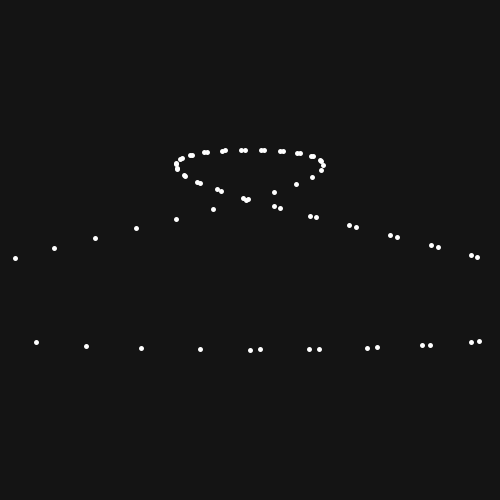
Frame 1 (no input)
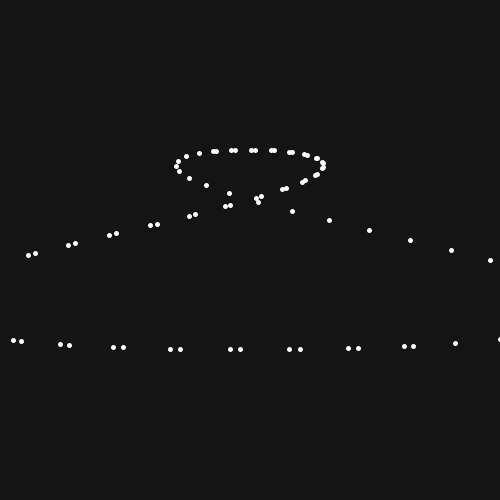
Frame 60 (the mouse pressed at the canvas centre just before this capture)
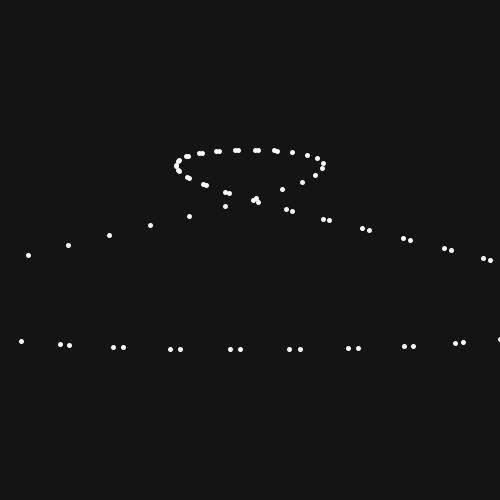
Frame 120 (the mouse held since frame 60 and released just before this capture)

The Processing sketch that drew these frames (run headless with seeded random() and noise(); from frame 60 on, the mouse is pressed at the canvas centre):

// Processing sketch: Abstact_Sin_Wave_coolness
// ── Abstact_Sin_Wave_coolness.pde


//DRAW VARIABLES
static final int NUM_LINES = 100;
float t;



void setup(){
  background(20);
  size(500, 500);


}

void draw(){
  background(20);
  stroke(255);
  strokeWeight(5);
  translate(width/2, height/2);
  
  for(int i = 0; i < NUM_LINES; i++){
  //line(x1(t + i), y1(t + i), x2(t + i), y2(t + i) );
  point(x1(t+ i), y1(t+ i));
  //point(x2(t+ i), y2(t+ i));
  }
  t+= 0.5;
}

float x1(float t){
  return sin(t/5) * 200 + sin(t/10) * 200  ;
  //return -sin(FREQUENCY) * AMPLITUDE + sin(FREQ) * AMP;
}

float y1(float t){
  return cos(t / 10) * 100;
}
float x2(float t){
  return sin(t / 10) * 200 + sin(t) * 2;
  //return -sin(FREQUENCY) * AMPLITUDE + sin(FREQ) * AMP;
}

float y2(float t){
  return cos(t / 20) * 200 + cos(t/12)*20;
}
